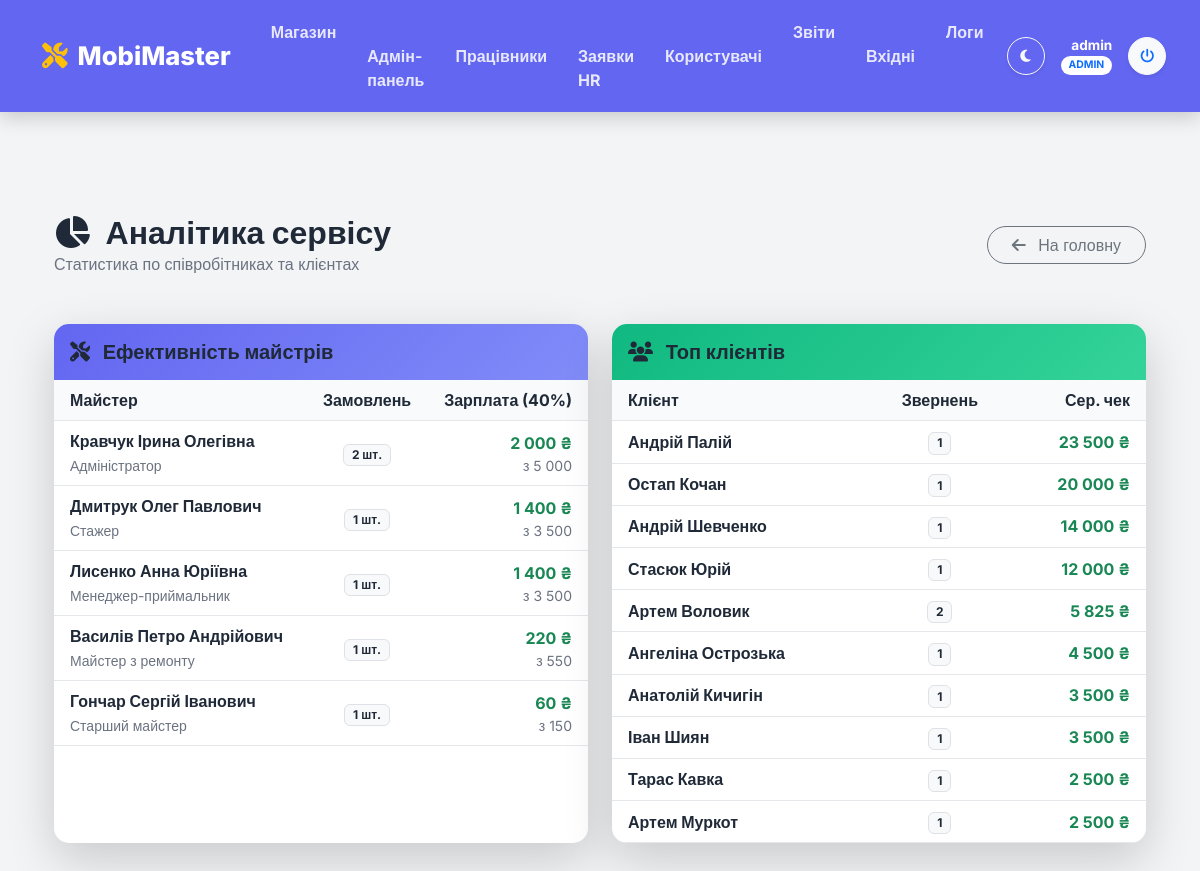
/analytics.php (signed in), run on the app's committed database.
### tables this page shows
CREATE TABLE `employees` (
  `id` int(11) NOT NULL,
  `full_name` varchar(100) NOT NULL,
  `position` varchar(50) NOT NULL COMMENT 'Посада: Майстер, Менеджер',
  `phone` varchar(20) NOT NULL,
  `hire_date` date NOT NULL COMMENT 'Дата прийняття на роботу',
  `salary` decimal(10,2) DEFAULT NULL COMMENT 'Ставка зарплати'
);

### analytics.php (the view, shortened to what this page needs)
<?php
require 'db.php';
include 'header.php';
$view_type = $_GET['view'] ?? 'general';
$id = $_GET['id'] ?? null;
$name_key = $_GET['name'] ?? null;
?>
<div class="container py-5">
    <?php if ($view_type == 'master' && $id):
        $master = $pdo->prepare("SELECT * FROM employees WHERE id = ?");
        $master->execute([$id]);
        $emp = $master->fetch();
        $sql = "SELECT o.*,
                       COALESCE(o.contact_name, c.full_name, u.full_name) AS client_name,
                       COALESCE(o.contact_phone, c.phone) AS client_phone
                FROM orders o
                LEFT JOIN clients c ON o.client_id = c.id
                LEFT JOIN users u ON o.client_id = u.id
                WHERE o.employee_id = ? AND o.status = 'done'
                ORDER BY o.created_at DESC";
        $stmt = $pdo->prepare($sql);
        $stmt->execute([$id]);
        $orders = $stmt->fetchAll();
        $total_income = 0;
        foreach ($orders as $o) $total_income += $o['final_price'];
        $salary = $total_income * 0.40;
    ?>
        <div class="d-flex justify-content-between align-items-center mb-4">
            <div>
                <h2 class="fw-bold mb-0 text-primary"><i class="fa-solid fa-user-gear me-2"></i> Майстер: <?= htmlspecialchars($emp['full_name']) ?></h2>
                <p class="text-muted"><?= htmlspecialchars($emp['position']) ?></p>
            </div>
            <a href="analytics.php" class="btn btn-dark shadow-sm">← Назад до списку</a>
        </div>
        <div class="row mb-4">
            <div class="col-md-4">
                <div class="card border-0 shadow-sm p-3 text-center bg-light">
                    <h6 class="text-muted text-uppercase small fw-bold">Виконано робіт</h6>
                    <h2 class="fw-bold mb-0"><?= count($orders) ?></h2>
                </div>
            </div>
            <div class="col-md-4">
                <div class="card border-0 shadow-sm p-3 text-center bg-light">
                    <h6 class="text-muted text-uppercase small fw-bold">Приніс в касу</h6>
                    <h2 class="fw-bold mb-0 text-success"><?= number_format($total_income, 0, ' ', ' ') ?> ₴</h2>
                </div>
            </div>
            <div class="col-md-4">
                <div class="card border-0 shadow-sm p-3 text-center text-white" style="background: #6366f1;">
                    <h6 class="text-uppercase small fw-bold opacity-75">Зарплата (40%)</h6>
                    <h2 class="fw-bold mb-0"><?= number_format($salary, 0, ' ', ' ') ?> ₴</h2>
                </div>
            </div>
        </div>
        <h5 class="fw-bold mb-3">Історія виконаних замовлень</h5>
        <div class="card shadow-sm border-0">
            <div class="table-responsive">
                <table class="table table-hover align-middle mb-0">
                    <thead class="bg-light">
                        <tr>
                            <th class="ps-3">ID</th>
                            <th>Пристрій / Робота</th>
                            <th>Клієнт</th>
                            <th>Дата</th>
                            <th class="text-end pe-3">Сума</th>
                        </tr>
                    </thead>
                    <tbody>
                        <?php foreach ($orders as $row): ?>
                            <tr>
                                <td class="ps-3 fw-bold text-secondary">#<?= $row['id'] ?></td>
                                <td>
                                    <div class="fw-bold"><?= htmlspecialchars($row['device_model']) ?></div>
                                    <div class="small text-muted"><?= mb_strimwidth(htmlspecialchars($row['problem_description']), 0, 50, '...') ?></div>
                                </td>
                                <td>
                                    <i class="fa-regular fa-user text-muted small"></i> <?= htmlspecialchars($row['client_name']) ?>
                                    <?php if($row['client_phone']): ?><div class="small text-muted"><?= $row['client_phone'] ?></div><?php endif; ?>
                                </td>
                                <td><?= date('d.m.Y', strtotime($row['created_at'])) ?></td>
                                <td class="text-end pe-3 fw-bold text-success"><?= number_format($row['final_price'], 0, ' ', ' ') ?> ₴</td>
                            </tr>
                        <?php endforeach; ?>
                        <?php if (empty($orders)): ?>
                            <tr><td colspan="5" class="text-center py-4 text-muted">Немає виконаних замовлень</td></tr>
                        <?php endif; ?>
                    </tbody>
                </table>
            </div>
        </div>
    <?php else: ?>
        <div class="d-flex justify-content-between align-items-center mb-5">
            <div>
                <h2 class="fw-bold mb-0" style="color: #6366f1;"><i class="fa-solid fa-chart-pie me-2"></i> Аналітика сервісу</h2>
                <p class="text-muted mb-0">Статистика по співробітниках та клієнтах</p>
            </div>
            <a href="index.php" class="btn btn-outline-secondary rounded-pill px-4">
                <i class="fa-solid fa-arrow-left me-2"></i> На головну
            </a>
        </div>
        <div class="row">
            <div class="col-lg-6 mb-4">
                <div class="card shadow-lg border-0 h-100" style="border-radius: 15px; overflow: hidden;">
                    <div class="card-header text-white py-3 border-0" style="background: linear-gradient(135deg, #6366f1 0%, #818cf8 100%);">
                        <h5 class="mb-0 fw-bold"><i class="fa-solid fa-screwdriver-wrench me-2"></i> Ефективність майстрів</h5>
                    </div>
                    <div class="table-responsive">
                        <table class="table table-hover align-middle mb-0">
                            <thead class="bg-light">
                                <tr>
                                    <th class="ps-3">Майстер</th>
                                    <th class="text-center">Замовлень</th>
                                    <th class="text-end pe-3">Зарплата (40%)</th>
                                </tr>
                            </thead>
                            <tbody>
                                <?php
                                $sql_masters = "
                                    SELECT e.id, e.full_name, e.position,
                                           COUNT(o.id) as total_orders,
                                           SUM(o.final_price) as total_revenue
                                    FROM employees e
                                    LEFT JOIN orders o ON e.id = o.employee_id AND o.status = 'done'
                                    GROUP BY e.id
                                    ORDER BY total_revenue DESC";
                                $masters_stats = $pdo->query($sql_masters)->fetchAll();
                                foreach ($masters_stats as $m):
                                    $salary = $m['total_revenue'] * 0.40;
                                ?>
                                <tr onclick="window.location='?view=master&id=<?= $m['id'] ?>'" style="cursor: pointer;">
                                    <td class="ps-3">
                                        <div class="fw-bold text-dark"><?= htmlspecialchars($m['full_name']) ?></div>
                                        <small class="text-muted"><?= htmlspecialchars($m['position']) ?></small>
                                    </td>
                                    <td class="text-center">
                                        <span class="badge bg-light text-dark border"><?= $m['total_orders'] ?> шт.</span>
                                    </td>
                                    <td class="text-end pe-3 fw-bold text-success">
                                        <?= number_format($salary, 0, ' ', ' ') ?> ₴
                                        <div class="small text-muted fw-normal">з <?= number_format($m['total_revenue'], 0, ' ', ' ') ?></div>
                                    </td>
                                </tr>
                                <?php endforeach; ?>
                            </tbody>
                        </table>
                    </div>
                </div>
            </div>
            <div class="col-lg-6 mb-4">
                <div class="card shadow-lg border-0 h-100" style="border-radius: 15px; overflow: hidden;">
                    <div class="card-header text-white py-3 border-0" style="background: linear-gradient(135deg, #10b981 0%, #34d399 100%);">
                        <h5 class="mb-0 fw-bold"><i class="fa-solid fa-users me-2"></i> Топ клієнтів</h5>
                    </div>
                    <div class="table-responsive">
                        <table class="table table-hover align-middle mb-0">
                            <thead class="bg-light">
                                <tr>
                                    <th class="ps-3">Клієнт</th>
                                    <th class="text-center">Звернень</th>
                                    <th class="text-end pe-3">Сер. чек</th>
                                </tr>
                            </thead>
                            <tbody>
                                <?php
                                $sql_clients = "
                                    SELECT
                                        COALESCE(o.contact_name, c.full_name, u.full_name) as client_display_name,
                                        COUNT(o.id) as total_orders,
                                        SUM(o.final_price) as total_spent
                                    FROM orders o
                                    LEFT JOIN clients c ON o.client_id = c.id
                                    LEFT JOIN users u ON o.client_id = u.id
                                    WHERE o.status = 'done' AND COALESCE(o.contact_name, c.full_name, u.full_name) IS NOT NULL
                                    GROUP BY client_display_name
                                    ORDER BY total_spent DESC
                                    LIMIT 10";
                                $clients_stats = $pdo->query($sql_clients)->fetchAll();
                                foreach ($clients_stats as $c):
                                    $avg = ($c['total_orders'] > 0) ? $c['total_spent'] / $c['total_orders'] : 0;
                                ?>
                                <tr onclick="window.location='?view=client&name=<?= urlencode($c['client_display_name']) ?>'" style="cursor: pointer;">
                                    <td class="ps-3 fw-bold text-dark">
                                        <?= htmlspecialchars($c['client_display_name']) ?>
                                    </td>
                                    <td class="text-center">
                                        <span class="badge bg-light text-dark border"><?= $c['total_orders'] ?></span>
                                    </td>
                                    <td class="text-end pe-3 fw-bold text-success">
                                        <?= number_format($avg, 0, ' ', ' ') ?> ₴
                                    </td>
                                </tr>
                                <?php endforeach; ?>
                            </tbody>
                        </table>
                    </div>
                </div>
            </div>
        </div>
    <?php endif; ?>
</div>
<?php include 'footer.php'; ?>

### header.php (style rules this page uses)
:root { --bg-body: #f3f4f6; --bg-card: #ffffff; --bg-secondary: #f9fafb; --text-main: #1f2937; --text-muted: #6b7280; --border-color: #e5e7eb; --navbar-bg: #6366f1; --input-bg: #ffffff; --table-border: #e5e7eb; }
body { background-color: var(--bg-body) !important; color: var(--text-main) !important; font-family: 'Inter', sans-serif; min-height: 100vh; display: flex; flex-direction: column; transition: background-color 0.3s, color 0.3s; }
.card, body.dark-mode .bg-white { background-color: var(--bg-card) !important; color: var(--text-main) !important; border-color: var(--border-color) !important; }
.table { color: var(--text-main) !important; --bs-table-color: var(--text-main); --bs-table-bg: transparent; --bs-table-border-color: var(--table-border); }
.table thead th, body.dark-mode .bg-light { background-color: var(--bg-secondary) !important; color: var(--text-main) !important; border-color: var(--border-color) !important; }
.table tbody td { border-color: var(--border-color) !important; }
.text-dark, h1, h2, h3, h4, h5, h6 { color: var(--text-main) !important; }
.text-muted, .text-secondary { color: var(--text-muted) !important; }

### data on the page
employees: full_name "Кравчук Ірина Олегівна", position "Адміністратор", total_orders "2", salary "2 000", total_revenue "5 000"
employees: full_name "Дмитрук Олег Павлович", position "Стажер", total_orders "1", salary "1 400", total_revenue "3 500"
employees: full_name "Лисенко Анна Юріївна", position "Менеджер-приймальник", total_orders "1", salary "1 400", total_revenue "3 500"
employees: full_name "Василів Петро Андрійович", position "Майстер з ремонту", total_orders "1", salary "220", total_revenue "550"
employees: full_name "Гончар Сергій Іванович", position "Старший майстер", total_orders "1", salary "60", total_revenue "150"

### other printed values
$_SESSION['full_name'] "admin"
$c['client_display_name'] "Андрій Палій"
$c['total_orders'] "1"
$avg "23 500"
$c['client_display_name'] "Остап Кочан"
$avg "20 000"
$c['client_display_name'] "Андрій Шевченко"
$avg "14 000"
$c['client_display_name'] "Стасюк Юрій"
$avg "12 000"
$c['client_display_name'] "Артем Воловик"
$c['total_orders'] "2"
$avg "5 825"
$c['client_display_name'] "Ангеліна Острозька"
$avg "4 500"
